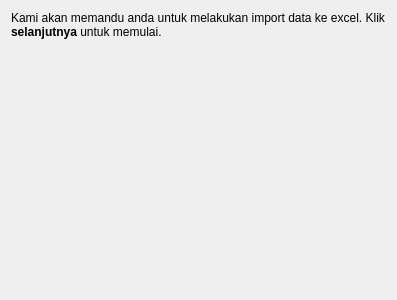
<?xml version="1.0" encoding="UTF-8"?>
<ui version="4.0">
 <class>IntroImportExcel</class>
 <widget class="QWizardPage" name="IntroImportExcel">
  <property name="geometry">
   <rect>
    <x>0</x>
    <y>0</y>
    <width>357</width>
    <height>300</height>
   </rect>
  </property>
  <property name="windowTitle">
   <string>WizardPage</string>
  </property>
  <layout class="QGridLayout" name="gridLayout_2">
   <item row="0" column="0">
    <layout class="QGridLayout" name="gridLayout">
     <item row="1" column="0">
      <spacer name="verticalSpacer">
       <property name="orientation">
        <enum>Qt::Vertical</enum>
       </property>
       <property name="sizeHint" stdset="0">
        <size>
         <width>20</width>
         <height>40</height>
        </size>
       </property>
      </spacer>
     </item>
     <item row="0" column="0">
      <widget class="QLabel" name="label">
       <property name="text">
        <string>&lt;html&gt;&lt;head/&gt;&lt;body&gt;&lt;p align=&quot;justify&quot;&gt;Kami akan memandu anda untuk melakukan import data ke excel. Klik&lt;br&gt;&lt;span style=&quot; font-weight:600;&quot;&gt;selanjutnya&lt;/span&gt; untuk memulai. &lt;/p&gt;&lt;/body&gt;&lt;/html&gt;</string>
       </property>
      </widget>
     </item>
    </layout>
   </item>
  </layout>
 </widget>
 <resources/>
 <connections/>
</ui>
